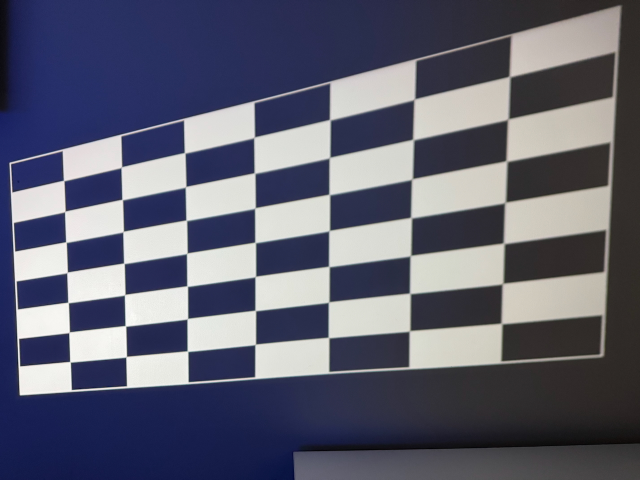
#> input picture keystone_correction/extreme2.jpeg, 1280 x 960 px (shown at 1/2 size)
$ jupyter execute --allow-errors keystone_correction.ipynb
#> lines starting #> are read from the running program, lines starting #| are printed output that depends on the picture; after the words box and inside, x2 and y2 are one past the last pixel; in counts of white or black regions, pixels touching at a corner belong together
[cell 1]
import cv2
from PIL import Image
import matplotlib.pyplot as plt
import numpy as np
from enum import Enum

# Corner Detection Implementation

EVM Connection Error: Go to the GUI -> Debug -> Connection -> USB. Keep plugging in and out and turning on and off.

**Next Issue**: Do we need to find a more robust method for corner detection or not? Do we need to account for changes in the distances in the inner corners when extrapolating the outer corners?

**Big Constraint**: No 0.5 zoom, 45 degree angle max

[cell 2]
# image_path = "corners1.jpg"
image_path = "cb_oct29.jpg"
# image_path = "uptilt_cb.jpg"
# image_path = "rotate_cb.jpg"
image_path = "extreme.jpeg"
image_path = "extreme2.jpeg"

img = cv2.imread(image_path)
#> img is the input picture: shape (960, 1280, 3); mean B, G, R 112.6, 95.7, 94.3
gray = cv2.cvtColor(img, cv2.COLOR_BGR2GRAY)
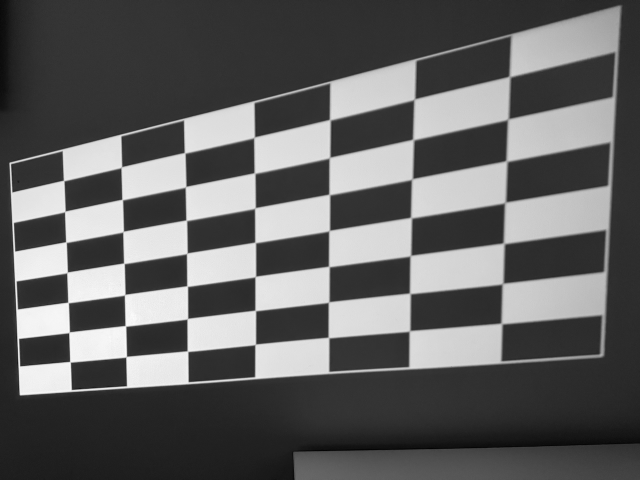
#> gray: shape (960, 1280) (shown at 1/2 size); min 0, max 255, mean 97.2
plt.imshow(gray, cmap='gray')

[cell 3]
pattern_size = (8-1, 8-1)
ret, corners = cv2.findChessboardCorners(gray, pattern_size)
#> ret = True; corners = 49 rows, first 8: [1019, 154], [1016.5, 239], [1011.3, 321.1], [1010.5, 405.5], [1008, 487], [1005.5, 567.5], [1003.5, 647.5], [829, 199]
cornercheck = [
     0, 1, pattern_size[0], pattern_size[0]+1,
     pattern_size[0] - 1, pattern_size[0] - 2, 2*pattern_size[0] - 1, 2*pattern_size[0] - 2,
     len(corners)-1, len(corners) - 2, len(corners) - pattern_size[0] - 1, len(corners) - pattern_size[0] - 2,
     len(corners) - pattern_size[0], len(corners) - pattern_size[0] + 1, len(corners) - 2*pattern_size[0], len(corners) - 2*pattern_size[0] + 1
              ]
#> cornercheck = [0, 1, 7, 8, 6, 5, 13, 12, 48, 47, 41, 40, 42, 43, 35, 36]

# cv2.drawChessboardCorners(img, pattern_size, corners, ret)

# Order of Corners: Starts from the top-right, goes down each column.
if ret: # Corners exist
    for i in range(len(corners)):
        # Top-Right corner is 0, 1, ps[0], ps[0]+1
        # Bottom-Left corner adds ps[0]
        # Last two elements add pattern_size[0] from first two.
        # if (i not in cornercheck):
        #     continue;
        x = int(corners[i][0][0])
        y = int(corners[i][0][1])
        cv2.circle(img, (x, y), 10, (0, 255, 0), -1)
#> this loop made 49 passes
#> (x, y) on passes 1 to 12: (1019, 154), (1016, 239), (1011, 321), (1010, 405), (1008, 487), (1005, 567), (1003, 647), (829, 199), (828, 279), (824, 359), (822, 436), (821, 512)
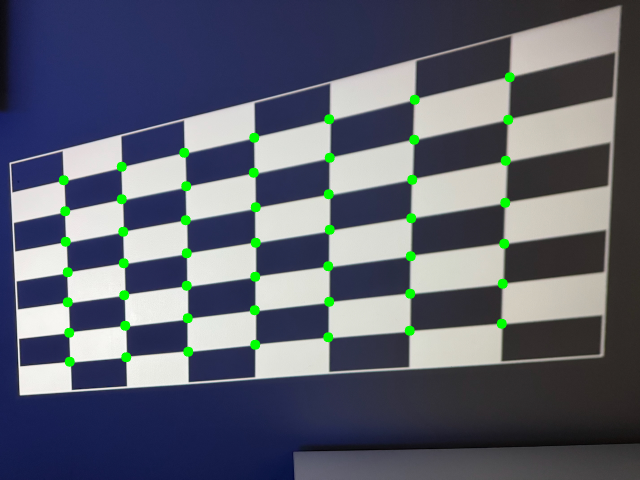
#> img: shape (960, 1280, 3) (shown at 1/2 size); 1.26% of pixels changed, all inside (x1, y1, x2, y2) = (117, 144, 1030, 734)


plt.imshow(img)

[cell 4]
class Corner(Enum):
    TOP_RIGHT = 0;
    BOTTOM_RIGHT = 1;
    TOP_LEFT = 2;
    BOTTOM_LEFT = 3;

[cell 5]
def findOuterCorner(img, corners, corner_box, which_corner):

    # Sets which direction we want to move the corner box.
    # Positive x direction is to the right, Positive y direction is down.
    if (which_corner == Corner.TOP_RIGHT):
        xdir = 1;
        ydir = -1;
    elif (which_corner == Corner.BOTTOM_RIGHT):
        xdir = 1;
        ydir = 1;
    elif (which_corner == Corner.TOP_LEFT):
        xdir = -1;
        ydir = -1;
    else:
        xdir = -1;
        ydir = 1;

    x = []
    y = []

    for i in corner_box:
        x.append(corners[i][0][0])
        y.append(corners[i][0][1])

    miny = int(min(y));
    maxy = int(max(y));
    minx = int(min(x));
    maxx = int(max(x));

    diffx = maxx - minx;
    diffy = maxy - miny;

    # Shift the Corner Box to estimate where the corner should be.
    shifty = 3*diffy//2;
    shiftx = 3*diffx//2;

    # Check the bounds to see that we don't go outside the image bounds.
    # May need to be moved somewhere else.
    miny = max(0, miny + shifty * ydir);
    maxy = min(maxy + shifty * ydir, img.shape[0]);
    minx = max(0, minx + shiftx * xdir);
    maxx = min(maxx + shiftx * xdir, img.shape[1]);

    subsection = img[miny:maxy, minx:maxx];
    # if(which_corner == Corner.TOP_RIGHT):
    #     plt.imshow(subsection) # For debugging

    grays = cv2.cvtColor(subsection, cv2.COLOR_BGR2GRAY)
    corners = cv2.goodFeaturesToTrack(
        grays,
        maxCorners=1,         # Maximum number of corners to return
        qualityLevel=0.5,      # Minimum accepted quality of corners
        minDistance=10,          # Minimum distance between corners
        useHarrisDetector=True
    )

    print(corners)
    # Map the coordinates of the subsection to the coordinates of the real image.
    bestx = minx + corners[-1][0][0]
    besty = miny + corners[-1][0][1]

    return (bestx, besty)

[cell 6]
det_corners = []

corner_boxes = [
    [0, 1, pattern_size[0], pattern_size[0]+1],
    [pattern_size[0] - 1, pattern_size[0] - 2, 2*pattern_size[0] - 1, 2*pattern_size[0] - 2],
    [len(corners)-1, len(corners) - 2, len(corners) - pattern_size[0] - 1, len(corners) - pattern_size[0] - 2],
    [len(corners) - pattern_size[0], len(corners) - pattern_size[0] + 1,len(corners) - 2*pattern_size[0], len(corners) - 2*pattern_size[0] + 1]
]
#> corner_boxes = [[0, 1, 7, 8], [6, 5, 13, 12], [48, 47, 41, 40], [42, 43, 35, 36]]
inner_corners = [0, pattern_size[0] - 1, len(corners)-1, len(corners) - pattern_size[0]];
#> inner_corners = [0, 6, 48, 42]


# To find the minimum which corner box has the TOP_LEFT corner
# Find the corner with the

corner_box_TOP_RIGHT = [0, 1, pattern_size[0], pattern_size[0]+1]
corner_box_BOTTOM_RIGHT = [pattern_size[0] - 1, pattern_size[0] - 2, 2*pattern_size[0] - 1, 2*pattern_size[0] - 2]
corner_box_BOTTOM_LEFT = [len(corners)-1, len(corners) - 2, len(corners) - pattern_size[0] - 1, len(corners) - pattern_size[0] - 2]
#> corner_box_BOTTOM_LEFT = [48, 47, 41, 40]
corner_box_TOP_LEFT = [len(corners) - pattern_size[0], len(corners) - pattern_size[0] + 1,len(corners) - 2*pattern_size[0], len(corners) - 2*pattern_size[0] + 1]
#> corner_box_TOP_LEFT = [42, 43, 35, 36]

corner_labels = ["TOP_LEFT", "TOP_RIGHT", "BOTTOM_RIGHT", "BOTTOM_LEFT"];

#> (the rest of this cell did not finish here and is left out)

[cell 7]
det_corners
#> Out = [(6, 223), (1240, 12)]

## Improved Corners Detection (2nd Try)

[cell 8]
def getTopLeft(corner_i, corners, pattern_size):
    x = [corners[i][0][0] for i in corner_i];
    y = [corners[i][0][1] for i in corner_i];

    # Finds the indices with the two smallest values of x and y.
    two_xlowest = np.argpartition(x, 2 - 1);
    two_ylowest = np.argpartition(y, 2 - 1);

    top_left = two_xlowest[0]; # Find index that is in the bottom 2 values of both x and y.
    if (two_ylowest[0] != top_left and two_ylowest[1] != top_left):
        top_left = two_xlowest[1];

    return top_left;

[cell 9]
image_path = "sample_image.jpg"
# [8 lines of commented-out code are left out]

pattern_size = (8-1, 8-1)

img = cv2.imread(image_path)
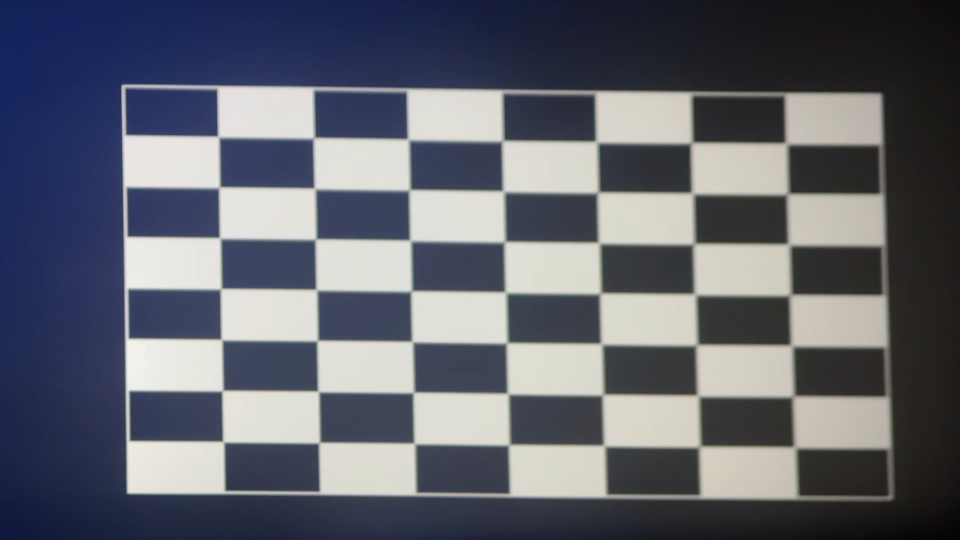
#> input picture keystone_correction/sample_image.jpg, 1920 x 1080 px (shown at 1/2 size)
#> img is the input picture: shape (1080, 1920, 3); mean B, G, R 110.4, 100.3, 97.5
gray = cv2.cvtColor(img, cv2.COLOR_BGR2GRAY)
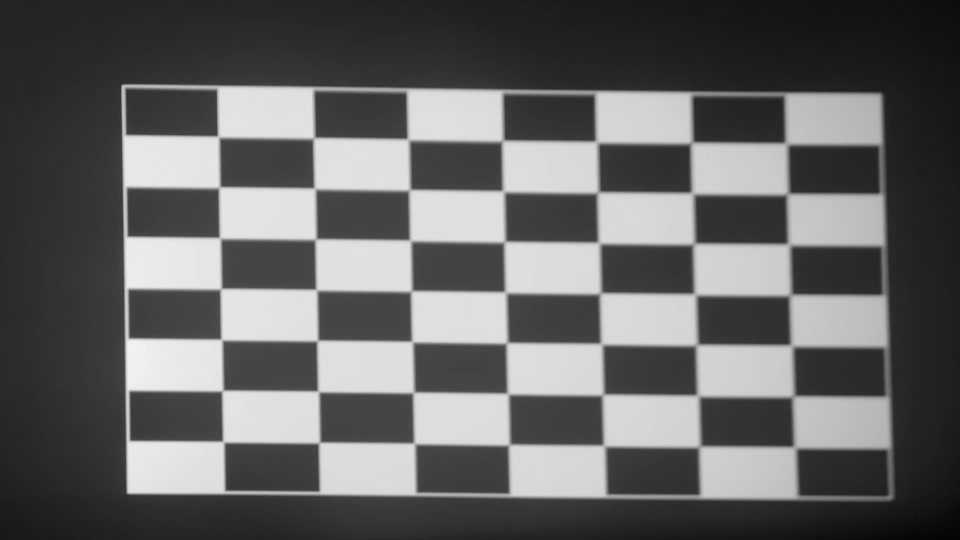
#> gray: shape (1080, 1920) (shown at 1/2 size); min 2, max 246, mean 100.6
ret, corners = cv2.findChessboardCorners(gray, pattern_size)
#> corners = 49 rows, first 8: [439, 277], [627.5, 276.5], [816.5, 279.5], [1006, 281.5], [1191.6, 286.6], [1383, 287], [1573.5, 287.5], [439, 375]

# Order of Corners: Always counterclockwise
#> (the rest of this cell did not finish here and is left out)

[cell 10]
# Find which index is the top-left corner.
corner_i = [0, pattern_size[0] - 1, len(corners)-1, len(corners) - pattern_size[0]]
#> corner_i = [0, 6, 48, 42]
top_left = getTopLeft(corner_i, corners, pattern_size);
#> in getTopLeft, `x = [corners[i][0][0] for i in corner_i];`: x = [439, 1573.5, 1590, 445.3]
#> in getTopLeft, `y = [corners[i][0][1] for i in corner_i];`: y = [277, 287.5, 896, 885.6]
#> in getTopLeft, `two_xlowest = np.argpartition(x, 2 - 1);`: two_xlowest = [0, 3, 2, 1]
#> in getTopLeft, `two_ylowest = np.argpartition(y, 2 - 1);`: two_ylowest = [0, 1, 2, 3]
#> in getTopLeft, `top_left = two_xlowest[0];`: top_left = 0
#> top_left = 0

# 2D array then rotate corners matrix to get top-left corner to (0,0)
corners = corners.reshape((pattern_size[0], pattern_size[1], 2));
if(top_left == 3): k = -1; # k=-1 for clockwise 90 degrees.
elif(top_left == 2): k = -2; # 180 degrees.
elif(top_left == 1): k = -3; # clockwise 270 degrees.
else: k = 0;
corners = np.rot90(corners, k);

# Corner detection gets more inaccurate as the distortion gets more extreme.
top_left = corners[0, 0] - (corners[0,1] - corners[0,0]) - (corners[1,0] - corners[0,0])
#> top_left = [250.5, 179.5]
top_right = corners[0, -1] - (corners[0,-2] - corners[0,-1]) - (corners[1,-1] - corners[0,-1])
#> top_right = [1762.5, 185.9]
bottom_left = corners[-1, 0] - (corners[-2,0] - corners[-1, 0]) - (corners[-1, 1] - corners[-1, 0])
#> bottom_left = [251.8, 988.8]
bottom_right = corners[-1, -1] - (corners[-2, -1] - corners[-1,-1]) - (corners[-1,-2] - corners[-1,-1])
#> bottom_right = [1784.5, 999.5]

det_corners = [top_left, top_right, bottom_right, bottom_left];
#> det_corners = [[250.5, 179.5], [1762.5, 185.9], [1784.5, 999.5], [251.8, 988.8]]
for corner in [top_left, top_right, bottom_left, bottom_right]:
    x = int(corner[0]);
    y = int(corner[1]);
    cv2.circle(img, (x,y), 10, (0, 255, 0), -1)
#> this loop made 4 passes
#> (corner, x, y) on passes 1 to 4: ([250.5, 179.5], 250, 179), ([1762.5, 185.9], 1762, 185), ([251.8, 988.8], 251, 988), ([1784.5, 999.5], 1784, 999)
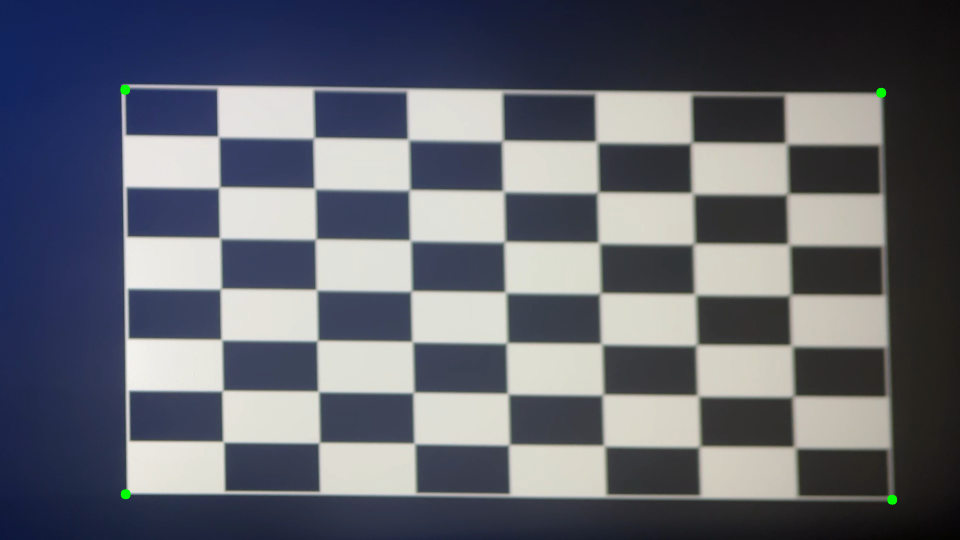
#> img: shape (1080, 1920, 3) (shown at 1/2 size); 0.06% of pixels changed, all inside (x1, y1, x2, y2) = (240, 169, 1795, 1010)

plt.imshow(img)

[cell 11]
# [6 lines left out: function distance, not called in this run]

[cell 12]
c = [];
for i in range(0,len(corners), pattern_size[0]):
    c.append(i);
#> this loop made 1 pass
#> after the loop, c = [0]

# start = 0
# for i in range(start*pattern_size[0],start*pattern_size[0]+pattern_size[0], 1):
#     c.append(i);

d = []
for i in range(len(c) - 1):
    d.append(distance(corners, c[i], c[i+1]))
#> this loop made 0 passes
#> after the loop, d = []

deriv = []
for i in range(len(d) - 1):
    deriv.append(d[i+1] - d[i])
#> after the loop, deriv = []
d, deriv
#> Out = ([], [])

## Everything below this point is just random code I made for testing :3

[cell 13]
# image_path = "corners1.jpg"
image_path = "cb_oct29.jpg"
# image_path = "uptilt_cb.jpg"
# image_path = "rotate_cb.jpg"

pattern_size = (8-1, 8-1)

img = cv2.imread(image_path)
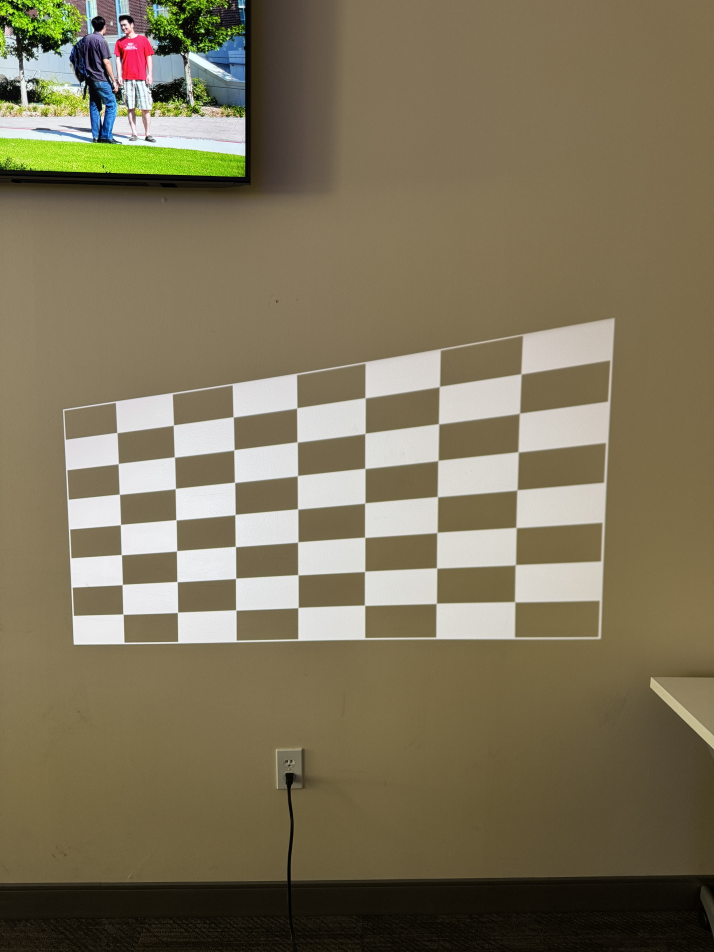
#> input picture keystone_correction/cb_oct29.jpg, 4284 x 5712 px (shown at 1/6 size)
#> img is the input picture: shape (5712, 4284, 3); mean B, G, R 88.4, 114.1, 124.2
gray = cv2.cvtColor(img, cv2.COLOR_BGR2GRAY)
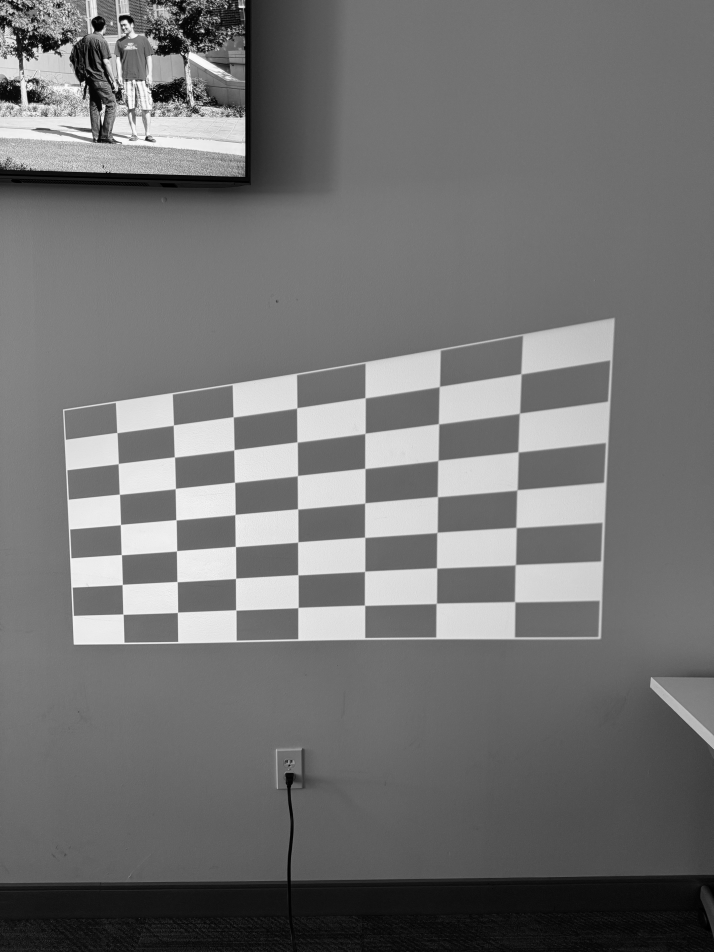
#> gray: shape (5712, 4284) (shown at 1/6 size); min 0, max 255, mean 114.2
ret, corners = cv2.findChessboardCorners(gray, pattern_size)
#> corners = 49 rows, first 8: [3125.5, 2245], [3116.1, 2479.2], [3108.6, 2711.3], [3105.5, 2941.5], [3095, 3166], [3093, 3395], [3090, 3612], [2638.4, 2319.2]

# cornercheck = [
#      0, 1, pattern_size[0], pattern_size[0]+1,
#      pattern_size[0] - 1, pattern_size[0] - 2, 2*pattern_size[0] - 1, 2*pattern_size[0] - 2,
#      len(corners)-1, len(corners) - 2, len(corners) - pattern_size[0] - 1, len(corners) - pattern_size[0] - 2,
#      len(corners) - pattern_size[0], len(corners) - pattern_size[0] + 1, len(corners) - 2*pattern_size[0], len(corners) - 2*pattern_size[0] + 1
#               ]
# cornercheck = c

corner_i = [0, pattern_size[0] - 1, len(corners)-1, len(corners) - pattern_size[0]]
top_left = getTopLeft(corner_i, corners, pattern_size);
#> top_left = 3

corners = corners.reshape((pattern_size[0], pattern_size[1], 2));
k = 0;
if(top_left == 3): k = -1;
elif(top_left == 2): k = -2;
elif(top_left == 1): k = -3;
corners = np.rot90(corners, k) # k=-1 for clockwise rotation to get topleft at (0, 0)

cornercheck = [[0,0], [0, pattern_size[1] - 1], [pattern_size[0] - 1, 0]];

# Order of Corners: Always clockwise
if ret: # Corners exist
    for i in range(pattern_size[0]):
        for j in range(pattern_size[1]):
            if ([i,j] not in cornercheck):
                continue;
            x = int(corners[i][j][0])
            y = int(corners[i][j][1])
            cv2.circle(img, (x, y), 40, (0, 255, 0), -1)

plt.imshow(img)

[cell 14]
# [11 lines left out: function line, not called in this run]

[cell 15]
# [35 lines left out: function findOuterEdge, not called in this run]

[cell 16]
det_corners = []
corner_i = [0, pattern_size[0] - 1, len(corners)-1, len(corners) - pattern_size[0]]
#> corner_i = [0, 6, 6, 0]
top_left = getTopLeft(corner_i, corners, pattern_size);
#> top_left = 0

corner_boxes = [
    [0, 1, pattern_size[0], pattern_size[0]+1],
    [pattern_size[0] - 1, pattern_size[0] - 2, 2*pattern_size[0] - 1, 2*pattern_size[0] - 2],
    [len(corners)-1, len(corners) - 2, len(corners) - pattern_size[0] - 1, len(corners) - pattern_size[0] - 2],
    [len(corners) - pattern_size[0], len(corners) - pattern_size[0] + 1,len(corners) - 2*pattern_size[0], len(corners) - 2*pattern_size[0] + 1]
]
#> corner_boxes = [[0, 1, 7, 8], [6, 5, 13, 12], [6, 5, -1, -2], [0, 1, -7, -6]]

corner_labels = ["TOP_LEFT", "TOP_RIGHT", "BOTTOM_RIGHT", "BOTTOM_LEFT"]
corner_labels = corner_labels[top_left:] + corner_labels[:top_left]; # Rotate the list by where the top_left starts
#> corner_labels = ['TOP_LEFT', 'TOP_RIGHT', 'BOTTOM_RIGHT', 'BOTTOM_LEFT']

#> (the rest of this cell did not finish here and is left out)

# Optimal Corners

[cell 17]
import numpy as np
from scipy.optimize import minimize

[cell 18]
# Given corners in order (TOP_LEFT, TOP_RIGHT, BOTTOM_RIGHT, BOTTOM_LEFT)
corners = det_corners

# Fixed aspect ratio: width / height = 16/9
r = 16 / 9

# --- Compute line equations (a, b, c) for each side ---
# Each side is between consecutive corners
lines = []
for i in range(len(corners)):
    p1 = corners[i]
    p2 = corners[(i + 1) % len(corners)]
    x1, y1 = p1
    x2, y2 = p2
    # Line coefficients a*x + b*y + c = 0
    a = y1 - y2
    b = x2 - x1
    c = x1 * y2 - x2 * y1
    lines.append((a, b, c))
#> after the loop, lines = []

# Ensure inequality points *inside* the quadrilateral
# We'll orient all inequalities so that the polygon's centroid satisfies a*x + b*y + c < 0
centroid = np.mean(corners, axis=0)
for i, (a, b, c) in enumerate(lines):
    if a * centroid[0] + b * centroid[1] + c > 0:
        lines[i] = (-a, -b, -c)

# --- Define functions ---
# [17 lines left out: functions rectangle_corners, inside_constraints, not called in this run]

# Objective: maximize area = w^2 / r -> minimize -w^2 / r
def objective(params):
    _, _, w = params
    return -w**2 / r

# Build constraint list
constraints = [{'type': 'ineq', 'fun': lambda p, i=i: inside_constraints(p)[i]} for i in range(16)]
#> constraints = 16 items

# Initial guess: center of the quadrilateral, width about 1/3 of its bounding box
#> (the rest of this cell did not finish here and is left out)
